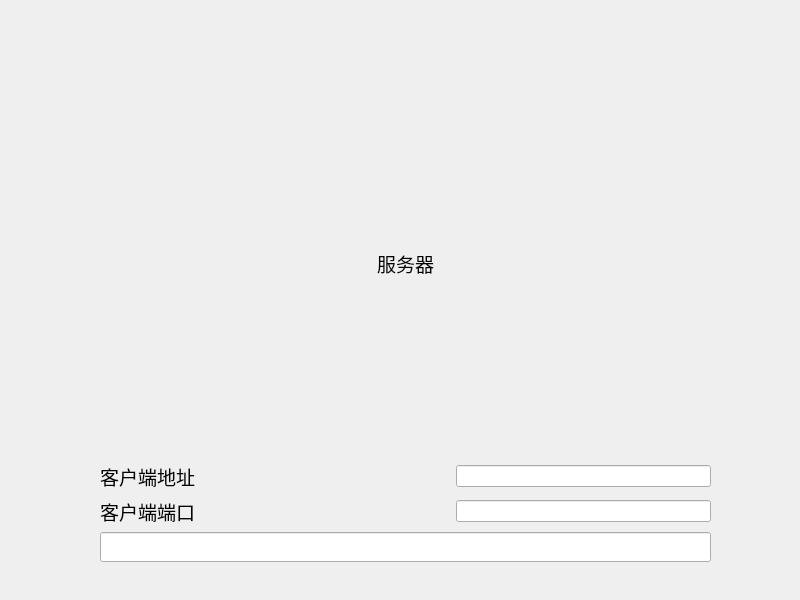
<?xml version="1.0" encoding="UTF-8"?>
<ui version="4.0">
 <class>Widget</class>
 <widget class="QWidget" name="Widget">
  <property name="geometry">
   <rect>
    <x>0</x>
    <y>0</y>
    <width>800</width>
    <height>600</height>
   </rect>
  </property>
  <property name="windowTitle">
   <string>Widget</string>
  </property>
  <widget class="QWidget" name="">
   <property name="geometry">
    <rect>
     <x>100</x>
     <y>71</y>
     <width>611</width>
     <height>491</height>
    </rect>
   </property>
   <layout class="QVBoxLayout" name="verticalLayout">
    <item>
     <widget class="QLabel" name="label">
      <property name="text">
       <string>&lt;html&gt;&lt;head/&gt;&lt;body&gt;&lt;p align=&quot;center&quot;&gt;&lt;span style=&quot; font-size:14pt;&quot;&gt;服务器&lt;/span&gt;&lt;/p&gt;&lt;/body&gt;&lt;/html&gt;</string>
      </property>
     </widget>
    </item>
    <item>
     <layout class="QHBoxLayout" name="horizontalLayout_2">
      <item>
       <widget class="QLabel" name="label_2">
        <property name="text">
         <string>&lt;html&gt;&lt;head/&gt;&lt;body&gt;&lt;p align=&quot;center&quot;&gt;&lt;span style=&quot; font-size:14pt;&quot;&gt;客户端地址&lt;/span&gt;&lt;/p&gt;&lt;/body&gt;&lt;/html&gt;</string>
        </property>
       </widget>
      </item>
      <item>
       <spacer name="horizontalSpacer_2">
        <property name="orientation">
         <enum>Qt::Horizontal</enum>
        </property>
        <property name="sizeHint" stdset="0">
         <size>
          <width>40</width>
          <height>20</height>
         </size>
        </property>
       </spacer>
      </item>
      <item>
       <widget class="QLineEdit" name="ipLineEdit"/>
      </item>
     </layout>
    </item>
    <item>
     <layout class="QHBoxLayout" name="horizontalLayout">
      <item>
       <widget class="QLabel" name="label_3">
        <property name="text">
         <string>&lt;html&gt;&lt;head/&gt;&lt;body&gt;&lt;p align=&quot;center&quot;&gt;&lt;span style=&quot; font-size:14pt;&quot;&gt;客户端端口&lt;/span&gt;&lt;/p&gt;&lt;/body&gt;&lt;/html&gt;</string>
        </property>
       </widget>
      </item>
      <item>
       <spacer name="horizontalSpacer">
        <property name="orientation">
         <enum>Qt::Horizontal</enum>
        </property>
        <property name="sizeHint" stdset="0">
         <size>
          <width>40</width>
          <height>20</height>
         </size>
        </property>
       </spacer>
      </item>
      <item>
       <widget class="QLineEdit" name="portLineEdit_2"/>
      </item>
     </layout>
    </item>
    <item>
     <widget class="QLineEdit" name="lineEdit">
      <property name="minimumSize">
       <size>
        <width>0</width>
        <height>30</height>
       </size>
      </property>
     </widget>
    </item>
   </layout>
  </widget>
 </widget>
 <resources/>
 <connections/>
</ui>
